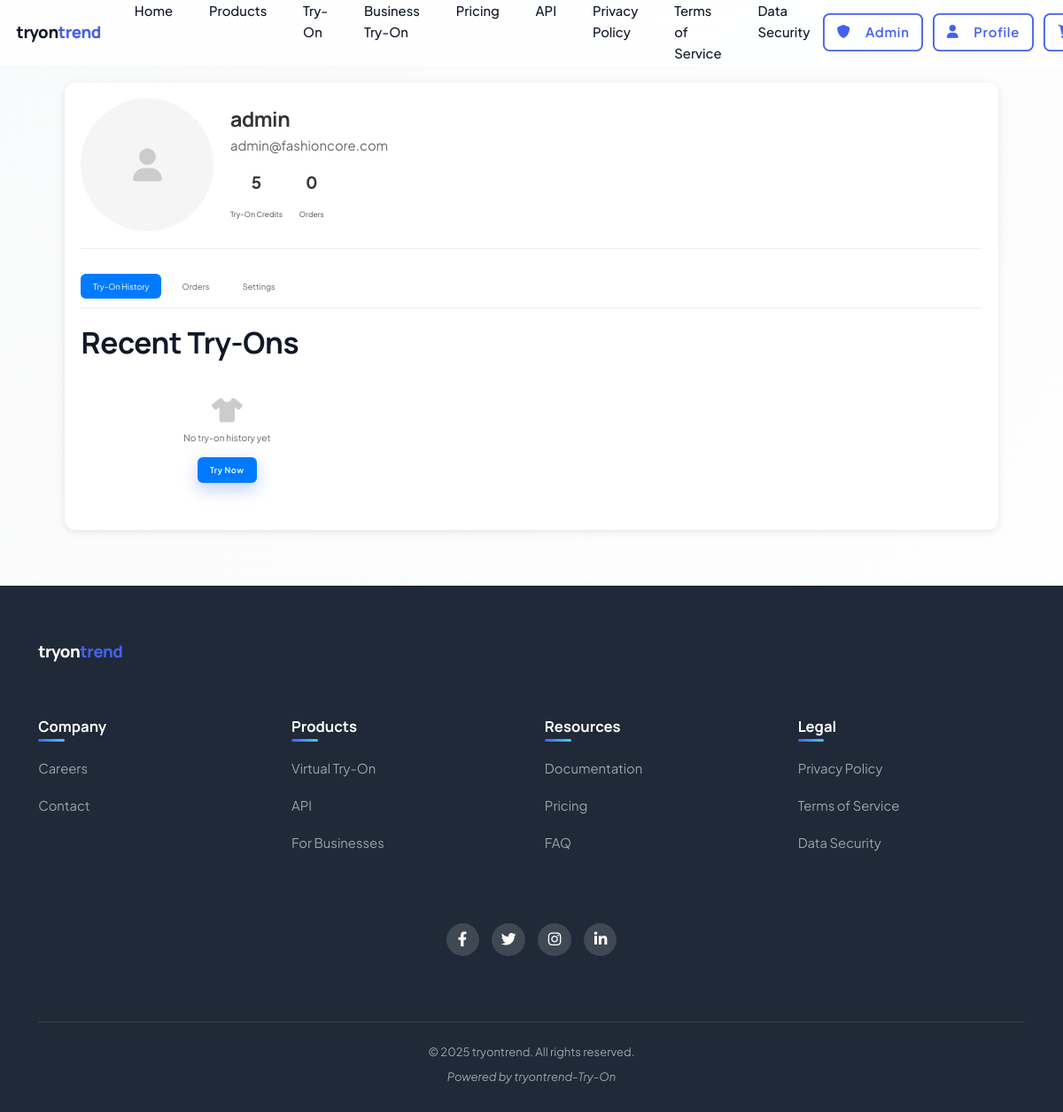
The app's page /profile (signed in), older data.
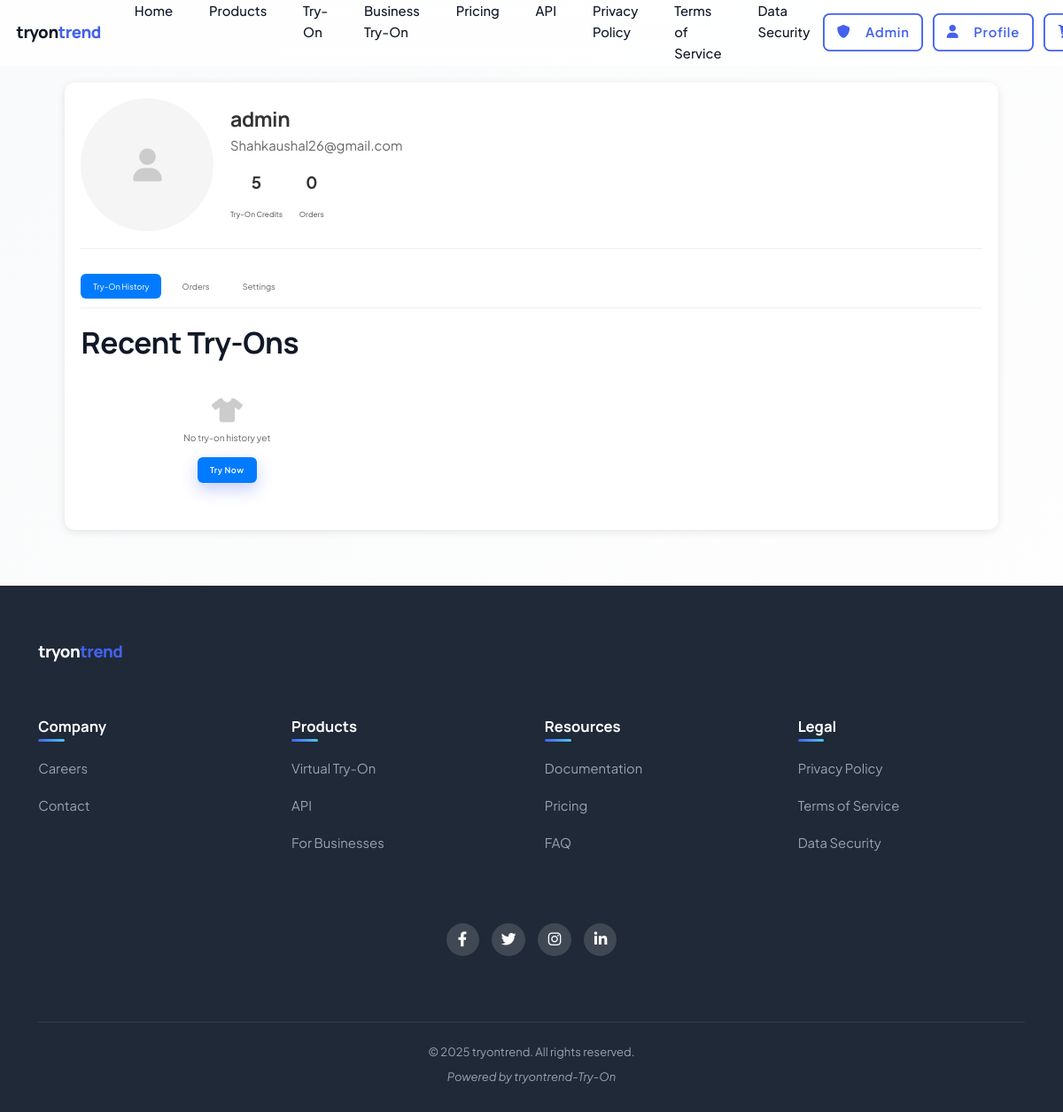
The same page, newer data.
### app_fash.py (models this page shows, shortened)
class User(UserMixin, db.Model):
    id = db.Column(db.Integer, primary_key=True)
    username = db.Column(db.String(50), unique=True, nullable=False)
    email = db.Column(db.String(100), unique=True, nullable=False)
    password_hash = db.Column(db.String(128), nullable=True)  # Nullable for OAuth users
    profile_image = db.Column(db.String(200))
    is_admin = db.Column(db.Boolean, default=False)
    is_active = db.Column(db.Boolean, default=True)
    created_at = db.Column(db.DateTime, default=datetime.utcnow)
    last_login = db.Column(db.DateTime)
    credits = db.Column(db.Integer, default=5)
    auth_provider = db.Column(db.String(20), default='local')  # 'local', 'google', etc.
    oauth_id = db.Column(db.String(100))  # OAuth provider ID
    orders = db.relationship('Order', backref='customer', lazy=True)

### app_fash.py (the view)
@app.route('/profile')
@login_required
def profile():
    return render_template('profile.html')

### app_fash.py (called while the page is built)
@app.before_request
def check_database_initialized():
    global db_initialized
    if not db_initialized:
        ensure_database()
        db_initialized = True

@login_manager.user_loader
def load_user(user_id):
    return User.query.get(int(user_id))

### templates/profile.html (shortened to what this page needs)
{% extends "base.html" %}
{% block content %}
<div class="container">
    <div class="profile-section">
        <div class="profile-header">
            <div class="profile-image">
                {% if current_user.profile_image %}
                    <img src="{{ current_user.profile_image }}" alt="Profile Image">
                {% else %}
                    <div class="profile-placeholder">
                        <i class="fas fa-user"></i>
                    </div>
                {% endif %}
            </div>
            <div class="profile-info">
                <h1>{{ current_user.username }}</h1>
                <p class="email">{{ current_user.email }}</p>
                <div class="profile-stats">
                    <div class="stat-item">
                        <span class="stat-value">{{ current_user.credits }}</span>
                        <span class="stat-label">Try-On Credits</span>
                    </div>
                    <div class="stat-item">
                        <span class="stat-value">{{ current_user.orders|length }}</span>
                        <span class="stat-label">Orders</span>
                    </div>
                </div>
            </div>
        </div>
        <div class="profile-content">
            <div class="profile-tabs">
                <button class="tab-btn active" data-tab="tryons">Try-On History</button>
                <button class="tab-btn" data-tab="orders">Orders</button>
                <button class="tab-btn" data-tab="settings">Settings</button>
            </div>
            <div class="tab-content">
                <div class="tab-pane active" id="tryons">
                    <h2>Recent Try-Ons</h2>
                    <div class="tryons-grid">
                        {% for tryon in current_user.try_on_history|sort(attribute='created_at', reverse=true) %}
                        <div class="tryon-card">
                            <div class="tryon-image">
                                <img src="{{ url_for('serve_result', filename=tryon.result_path) }}" alt="Try-On Result">
                            </div>
                            <div class="tryon-info">
                                <h3>{{ tryon.product.name if tryon.product else 'Custom Garment' }}</h3>
                                <p class="tryon-date">{{ tryon.created_at.strftime('%B %d, %Y') }}</p>
                            </div>
                        </div>
                        {% else %}
                        <div class="empty-state">
                            <i class="fas fa-tshirt"></i>
                            <p>No try-on history yet</p>
                            <a href="{{ url_for('try_on_generic') }}" class="btn btn-primary">Try Now</a>
                        </div>
                        {% endfor %}
                    </div>
                </div>
            </div>
        </div>
    </div>
</div>
{% endblock %}

### templates/base.html (shortened to what this page needs)
<!DOCTYPE html>
<html lang="en">
<head>
    <link rel="stylesheet" href="{{ url_for('static', filename='css/components.css') }}">
    <link rel="stylesheet" href="{{ url_for('static', filename='css/animations.css') }}">
    <link rel="stylesheet" href="{{ url_for('static', filename='css/style.css') }}">
    <link rel="stylesheet" href="https://cdnjs.cloudflare.com/ajax/libs/font-awesome/6.0.0/css/all.min.css">
    <link rel="stylesheet" href="{{ url_for('static', filename='css/enhanced.css') }}">
    <link rel="stylesheet" href="{{ url_for('static', filename='css/mobile-fixes.css') }}">
    <link rel="stylesheet" href="{{ url_for('static', filename='css/profile.css') }}">
    <link rel="stylesheet" href="{{ url_for('static', filename='css/video-popup.css') }}">
</head>
<body>
    <div class="threejs-background"></div>
    <header class="main-header">
        <div class="header-container">
            <div class="logo">
                <a href="{{ url_for('index') }}">
                    <span class="logo-text">tryon<span class="logo-highlight">trend</span></span>
                </a>
            </div>
            <nav class="main-nav">
                <ul>
                    <li><a href="{{ url_for('index') }}" {% if request.path == url_for('index') %}class="active"{% endif %}>Home</a></li>
                    <li><a href="{{ url_for('products') }}" {% if request.path == url_for('products') %}class="active"{% endif %}>Products</a></li>
                    <li><a href="{{ url_for('try_on_generic') }}" {% if 'try-on' in request.path and 'business' not in request.path %}class="active"{% endif %}>Try-On</a></li>
                    <li><a href="{{ url_for('business_try_on') }}" {% if 'business-try-on' in request.path %}class="active"{% endif %}>Business Try-On</a></li>
                    <li><a href="{{ url_for('pricing') }}" {% if request.path == url_for('pricing') %}class="active"{% endif %}>Pricing</a></li>
                    <li><a href="{{ url_for('api_docs') }}" {% if request.path == url_for('api_docs') %}class="active"{% endif %}>API</a></li>
                    <li><a href="{{ url_for('privacy_policy') }}">Privacy Policy</a></li>
                    <li><a href="{{ url_for('terms_of_service') }}">Terms of Service</a></li>
                    <li><a href="#">Data Security</a></li>
                </ul>
            </nav>
            <div class="auth-buttons">
                {% if current_user.is_authenticated %}
                    {% if current_user.is_admin %}
                        <a href="{{ url_for('admin_dashboard') }}" class="btn btn-outline">
                            <i class="fas fa-shield-alt"></i> Admin
                        </a>
                    {% endif %}
                    <a href="{{ url_for('profile') }}" class="btn btn-outline">
                        <i class="fas fa-user"></i> Profile
                    </a>
                    <a href="{{ url_for('cart') }}" class="btn btn-outline">
                        <i class="fas fa-shopping-cart"></i>
                    </a>
                {% endif %}
            </div>
        </div>
    </header>
    <main>
        {% block content %}{% endblock %}
    </main>
    <footer>
        <div class="footer-content">
            <div class="footer-logo">
                <span class="logo-text">tryon<span class="logo-highlight">trend</span></span>
            </div>
            <div class="footer-links">
                <div class="footer-column">
                    <h3>Company</h3>
                    <ul>
                        <li><a href="#">Careers</a></li>
                        <li><a href="#">Contact</a></li>
                    </ul>
                </div>
                <div class="footer-column">
                    <h3>Products</h3>
                    <ul>
                        <li><a href="{{ url_for('try_on_generic') }}">Virtual Try-On</a></li>
                        <li><a href="{{ url_for('api_docs') }}">API</a></li>
                        <li><a href="{{ url_for('pricing') }}">For Businesses</a></li>
                    </ul>
                </div>
                <div class="footer-column">
                    <h3>Resources</h3>
                    <ul>
                        <li><a href="{{ url_for('api_docs') }}">Documentation</a></li>
                        <li><a href="{{ url_for('pricing') }}">Pricing</a></li>
                        <li><a href="#">FAQ</a></li>
                    </ul>
                </div>
                <div class="footer-column">
                    <h3>Legal</h3>
                    <ul>
                        <li><a href="{{ url_for('privacy_policy') }}">Privacy Policy</a></li>
                        <li><a href="{{ url_for('terms_of_service') }}">Terms of Service</a></li>
                        <li><a href="#">Data Security</a></li>
                    </ul>
                </div>
            </div>
            <div class="footer-social">
                <a href="#" class="social-icon"><i class="fab fa-facebook-f"></i></a>
                <a href="#" class="social-icon"><i class="fab fa-twitter"></i></a>
                <a href="#" class="social-icon"><i class="fab fa-instagram"></i></a>
                <a href="#" class="social-icon"><i class="fab fa-linkedin-in"></i></a>
            </div>
            <div class="footer-bottom">
                <p>&copy; 2025 tryontrend. All rights reserved.</p>
                <p class="disclaimer">Powered by tryontrend-Try-On</p>
            </div>
        </div>
    </footer>
</body>
</html>

### static/css/enhanced.css (style rules this page uses)
:root { --gradient-premium: linear-gradient(135deg, #4361ee, #3a0ca3, #7209b7); --gradient-luxury: linear-gradient(135deg, #4cc9f0, #4361ee, #3a0ca3); --gradient-modern: linear-gradient(135deg, #f72585, #7209b7, #3a0ca3); --gradient-elegant: linear-gradient(to right, #4361ee, #4cc9f0); --glass-premium: rgba(255, 255, 255, 0.08); --glass-premium-border: rgba(255, 255, 255, 0.12); --glass-blur-intense: 1.6rem; --shadow-soft: 0 0.8rem 2.4rem -0.4rem rgba(0, 0, 0, 0.05); --shadow-3d: 0 1rem 2rem rgba(0, 0, 0, 0.1), 0 0.6rem 0.6rem rgba(0, 0, 0, 0.08); --shadow-sharp: 0 0.4rem 0.8rem rgba(0, 0, 0, 0.2); --shadow-diffused: 0 0.8rem 3.2rem rgba(0, 0, 0, 0.08); --shadow-inset-soft: inset 0 0.2rem 0.8rem rgba(0, 0, 0, 0.06); --shadow-glow-intense: 0 0 2rem var(--primary-glow); --depth-subtle: 0.4rem; --depth-medium: 0.8rem; --depth-strong: 1.2rem; --perspective-card: 150rem; --rotate-subtle: 2deg; --rotate-medium: 5deg; --rotate-strong: 10deg; --transition-elastic: 0.6s cubic-bezier(0.68, -0.55, 0.27, 1.55); --transition-premium: 0.4s cubic-bezier(0.165, 0.84, 0.44, 1); --transition-crisp: 0.3s cubic-bezier(0.19, 1, 0.22, 1); --letter-spacing-tight: -0.03em; --letter-spacing-wide: 0.05em; --line-height-compact: 1.2; --line-height-relaxed: 1.8; }
.threejs-background { position: fixed; top: 0; left: 0; width: 100%; height: 100%; z-index: -1; pointer-events: none; }
.stat-item { text-align: center; transition: all 0.4s var(--transition-elastic); }
.stat-label { font-size: 1.8rem; color: var(--text-secondary); font-weight: 500; }
.btn { position: relative; overflow: hidden; z-index: 1; font-weight: 600; display: inline-flex; align-items: center; justify-content: center; gap: 1rem; letter-spacing: 0.05em; border: none; transition: all 0.4s var(--transition-elastic); }
.btn i, .btn svg { transition: all 0.4s var(--transition-elastic); }
.btn-primary { background: var(--gradient-premium); color: var(--white); box-shadow: 0 0.8rem 2rem rgba(67, 97, 238, 0.3); }
.btn-primary::before { content: ''; position: absolute; top: 0; left: -100%; width: 100%; height: 100%; background: linear-gradient( 90deg, transparent, rgba(255, 255, 255, 0.3), transparent ); transition: all 0.6s; z-index: -1; }
.btn-outline { background: transparent; color: var(--primary-color); box-shadow: inset 0 0 0 0.2rem var(--primary-color); position: relative; z-index: 1; overflow: hidden; }
.btn-outline::before { content: ''; position: absolute; top: 0; left: 0; width: 100%; height: 100%; background: var(--gradient-premium); z-index: -1; opacity: 0; transform: scaleX(0); transform-origin: right; transition: transform 0.4s var(--transition-elastic), opacity 0.4s; }

Row changes from the older to the newer data that the page shows:
changed User "admin": email "admin@fashioncore.com" → "Shahkaushal26@gmail.com"
